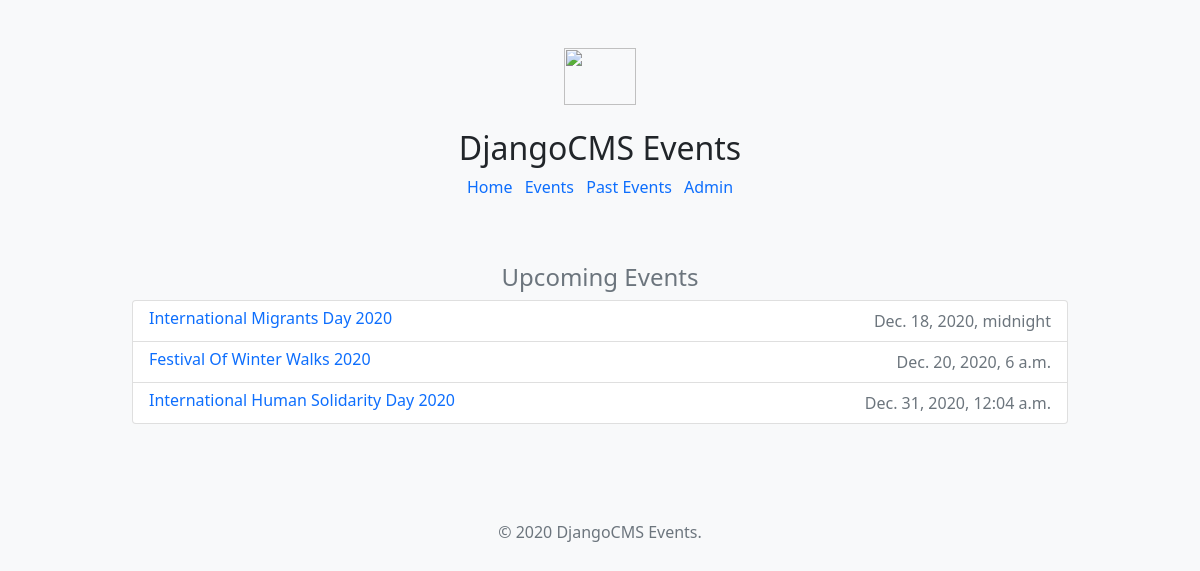
Page /en/events/ on the committed database.
### events/models.py (models this page shows, shortened)
class Events(models.Model):
    title = models.CharField(max_length=200)
    description = models.TextField()
    datetime = models.DateTimeField(default=dt.now)
    is_featured = models.BooleanField(default=False, blank=True)
    class Meta:
        verbose_name_plural = 'Events'

### events/views.py (the view)
# urls.py: path("", include("events.urls")),
def events(request):
    events = Events.objects.filter(datetime__gte=datetime.now())
    context = {
        'title': 'Upcoming Events',
        'events': events
    }
    return render(request, 'events/events.html', context)

### events/templates/events/events.html
{% extends 'events/base.html' %}
{% block events_content %}
<div class="row">
    <div class="col-sm-12">
        <h4 class="d-flex justify-content-center align-items-center">
            <span class="text-muted">{{ title }}</span>
        </h4>
        <ul class="list-group">
            {% for event in events %}
                <li class="list-group-item d-flex justify-content-between">
                    <a href="/events/detail/{{ event.id }}"><h6 class="my-0">{{ event.title }}</h6></a>
                    <span class="text-muted">{{ event.datetime }}</span>
                </li>
            {% endfor %}
        </ul>
    </div>
</div>
{% endblock %}

### events/templates/events/base.html
{% extends 'base.html' %}
{% block content %}
    {% block events_content %}
    {% endblock %}
{% endblock%}

### cmsevents/templates/base.html (shortened to what this page needs)
{% load cms_tags menu_tags sekizai_tags %}
<!doctype html>
<html lang="en">
    <head>
        <link href="//getbootstrap.com/docs/5.0/dist/css/bootstrap.min.css" rel="stylesheet">
    </head>
    <body class="bg-light">
        <div class="container">
            <main>
                <div class="py-5 text-center">
                    <img class="d-block mx-auto mb-4" src="//getbootstrap.com/docs/5.0/assets/brand/bootstrap-logo.svg" alt="" width="72" height="57">
                    <h2>DjangoCMS Events</h2>
                    <div>
                        <ul class="list-inline">
                            <li class="list-inline-item"><a href="/">Home</a></li>
                            <li class="list-inline-item"><a href="/events">Events</a></li>
                            <li class="list-inline-item"><a href="/past-events">Past Events</a></li>
                            <li class="list-inline-item"><a href="/admin">Admin</a></li>
                        </ul>
                    </div>
                </div>
                {% block content %}{% endblock content %}
            </main>
            <footer class="my-5 pt-5 text-muted text-center text-small">
              <p class="mb-1">&copy; 2020 DjangoCMS Events.</p>
            </footer>
        </div>
    </body>
</html>

### cmsevents/templates/base.html (style rules this page uses)
.container { max-width: 960px; }
a { text-decoration: none; }

### rows in the picture
Events: title "International Migrants Day 2020", datetime "Dec. 18, 2020, midnight"
Events: title "Festival Of Winter Walks 2020", datetime "Dec. 20, 2020, 6 a.m."
Events: title "International Human Solidarity Day 2020", datetime "Dec. 31, 2020, 12:04 a.m."

### other values in the picture
{{ title }} "Upcoming Events"
